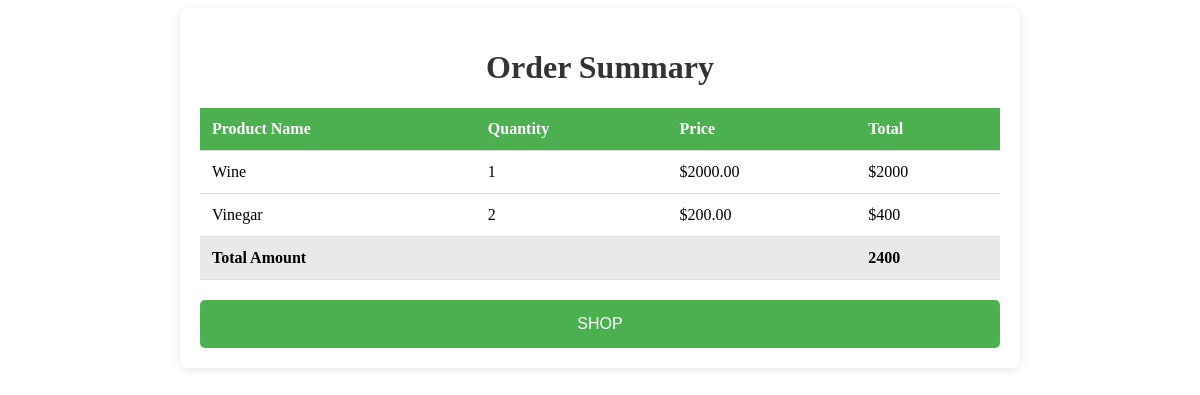
The app's page /order.php with its own data.
### tables this page shows
CREATE TABLE `orderitems` (
  `OrderItemsID` int(3) NOT NULL,
  `OrderID` int(3) NOT NULL,
  `ProductID` int(3) NOT NULL,
  `Quantity` int(10) NOT NULL DEFAULT 1,
  `Price` decimal(6,2) NOT NULL
);

CREATE TABLE `products` (
  `ProductID` int(3) NOT NULL,
  `ProductName` varchar(255) DEFAULT NULL,
  `Price` decimal(8,0) DEFAULT NULL,
  `Quantity` int(10) DEFAULT NULL,
  `Image` varchar(255) NOT NULL
);

### order.php (the view, shortened to what this page needs)
<?php
require_once "./connection.php";
$totalAmount = $_GET['amt'];
$order_query = "INSERT INTO orders ( Amount) VALUES ( $totalAmount)";
if (mysqli_query($con, $order_query)) {
    $orderID = mysqli_insert_id($con);
    $cart_total = 0;
    $insert_query = "INSERT INTO orders ( Amount)
    VALUES (  $cart_total)";
    mysqli_query($con, $insert_query);
    $clear_query = "DELETE FROM cart";
    mysqli_query($con, $clear_query);
}
else
{
    echo "Error creating order: " . mysqli_error($con);
}
?>
<!DOCTYPE html>
<html lang="en">
<head>
</head>
<body>
    <div class="container">
        <h1>Order Summary</h1>
        <table class="order-table">
            <thead>
                <tr>
                    <th>Product Name</th>
                    <th>Quantity</th>
                    <th>Price</th>
                    <th>Total</th>
                </tr>
            </thead>
            <tbody>
               <?php
                    $amt = 0;
                    $order_items_query = "SELECT  orderitems.ProductID, orderitems.Quantity, orderitems.Price, products.ProductName
                                          FROM orderitems
                                          INNER JOIN products ON orderitems.ProductID = products.ProductID
                                          WHERE orderitems.OrderID = $orderID";
                                          $order_items_result = mysqli_query($con, $order_items_query);
                                          while ($order_item = mysqli_fetch_assoc($order_items_result)) {
                                             $amt += $order_item['Quantity'] * $order_item['Price'];
                                             echo "<tr>";
                                             echo "<td>". $order_item['ProductName']. "</td>";
                                             echo "<td>". $order_item['Quantity']. "</td>";
                                             echo "<td>$". $order_item['Price']. "</td>";
                                             echo "<td>$". ($order_item['Quantity'] * $order_item['Price']). "</td>";
                                             echo "</tr>";
                                          }
                ?>
            </tbody>
            <tfoot>
                <tr>
                    <td colspan="3">Total Amount</td>
                    <td><?php echo $amt?></td>
                </tr>
            </tfoot>
        </table>
        <a href="./shop.php"><button class="checkout-button">SHOP</button></a>
    </div>
</body>
</html>
</body>
</html>

### order.php (style rules this page uses)
.container { max-width: 800px; margin: auto; background: white; padding: 20px; border-radius: 8px; box-shadow: 0 2px 10px rgba(0, 0, 0, 0.1); }
h1 { text-align: center; color: #333; }
.order-table { width: 100%; border-collapse: collapse; margin-bottom: 20px; }
.order-table th, .order-table td { padding: 12px; text-align: left; border-bottom: 1px solid #ddd; }
.order-table th { background-color: #4CAF50; color: white; }
tfoot tr { font-weight: bold; background-color: #e9e9e9; }
.checkout-button { display: block; width: 100%; padding: 15px; background-color: #4CAF50; color: white; border: none; border-radius: 5px; font-size: 16px; cursor: pointer; transition: background-color 0.3s ease; }
a { text-decoration: none; color: #000; }

### records on screen
orderitems: ProductID.ProductName "Wine", Quantity "1", Price "2000.00", $order_item['Quantity'] * $order_item['Price'] "2000"
orderitems: ProductID.ProductName "Vinegar", Quantity "2", Price "200.00", $order_item['Quantity'] * $order_item['Price'] "400"

### other values on screen
$amt "2400"
